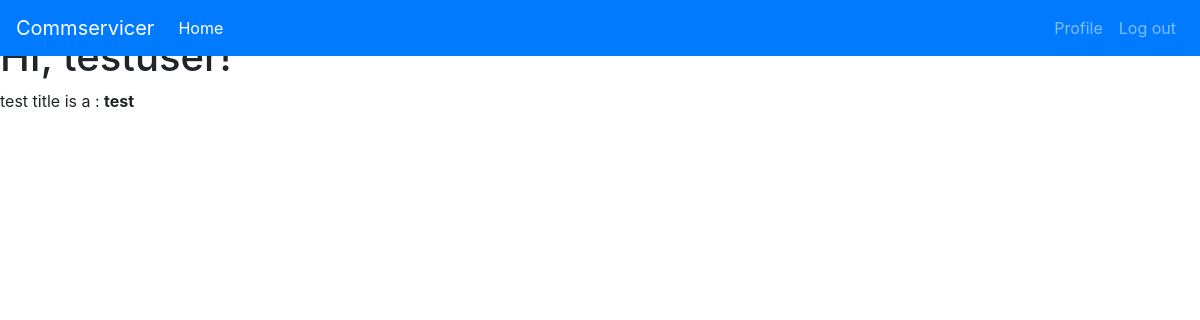
The page /index (signed in) on the database as committed earlier.
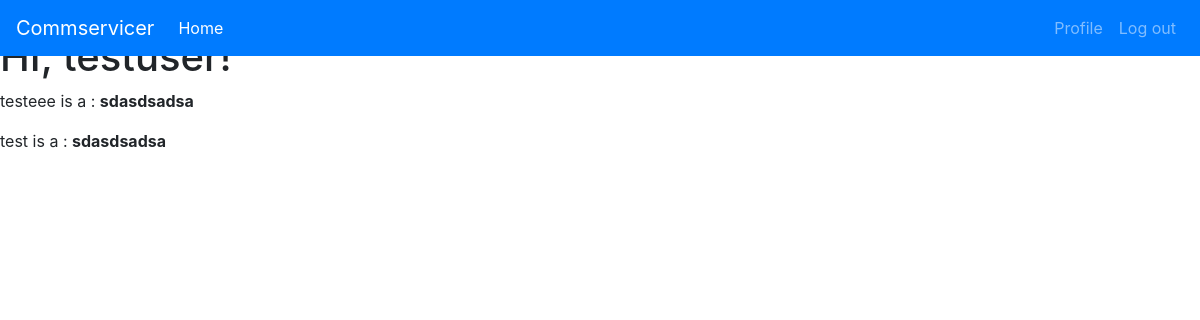
The same page on the database as committed later.
### app/models.py (models this page shows, shortened)
class Post(db.Model):
    id = db.Column(db.Integer, primary_key=True)
    title = db.Column(db.String(100),nullable = False , index = True)
    body = db.Column(db.String(1000))
    timestamp = db.Column(db.DateTime, index=True, default=datetime.now())
    start_time  = db.Column(db.DateTime, index=True)
    user_id = db.Column(db.Integer, db.ForeignKey('user.id'),nullable=False)
    max_participant = db.Column(db.Integer)
    verified = db.Column(db.BOOLEAN,nullable=False,default = False)
    participant_count = db.relationship('User', secondary=participants,
                                        primaryjoin =(participants.c.post_id == id),
                                        secondaryjoin =(participants.c.user_id == User.id),
                                        backref=db.backref('Post',lazy=True), lazy=True)

### app/routes.py (the view)
@app.route('/')
@app.route('/index')
@login_required
def index():
    posts = [
        {
            'author': {'username': 'John'},
            'body': 'Beautiful day in Portland!'
        },
        {
            'author': {'username': 'Susan'},
            'body': 'The Avengers movie was so cool!'
        }
    ]
    posts = Post.query.all() #change this to only query for verified ones only
    return render_template('index.html',title='Home Page',posts=posts)

### app/models.py (called while the page is built)
@login.user_loader
def load_user(id):
    return User.query.get(int(id))

### app/routes.py (called while the page is built)
@app.before_request
def before_request():
    if current_user.is_authenticated:
        current_user.last_seen = datetime.now()
        db.session.commit()

### app/templates/index.html
{%  extends  "base.html"%}
{%  block content %}
    <h1>HI, {{ current_user.username }}!</h1>
    {% for i in posts  %}
    <div><p>{{ i.title }} is a : <b>{{ i.body }}</b></p></div>
    {%  endfor %}
{%  endblock %}

Rows that differ between the two databases and show on the page:
removed Post: title "test title", body "test"
added Post: title "testeee", body "sdasdsadsa"
added Post: title "test", body "sdasdsadsa"
